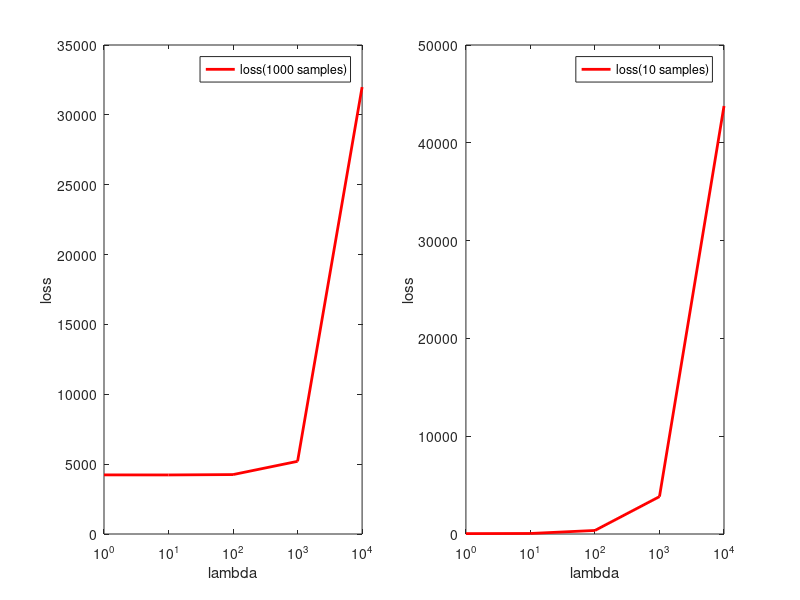

The MATLAB source for this figure:
x=[0 1 10 100 1000 10000];
y1=[4224 4231 4227 4253 5201 31988];
y2=[39.59 39.97 39.84 41.50 45.49 50];
subplot(1,2,1);
plot(x,y1,'Color','r','LineWidth',2);
set(gca,'XScale','log');
hold on;
% plot(x,y2,'Color','b','LineWidth',2);
% set(gca,'XScale','log');
xlabel('lambda');
ylabel('loss');

legend('loss(1000 samples)','true error(1000 samples)');
%%%%%%%%
x=[0 1 10 100 1000 10000];
y1=[39.81 39.95 54.84 362.9 3822 43762];
y2=[47.62 45.88 44.58 50.02 50 50];
subplot(1,2,2);
plot(x,y1,'Color','r','LineWidth',2);
set(gca,'XScale','log');
hold on;
% plot(x,y2,'Color','b','LineWidth',2);
% set(gca,'XScale','log');
xlabel('lambda');
ylabel('loss');

legend('loss(10 samples)','true error(10 samples)');